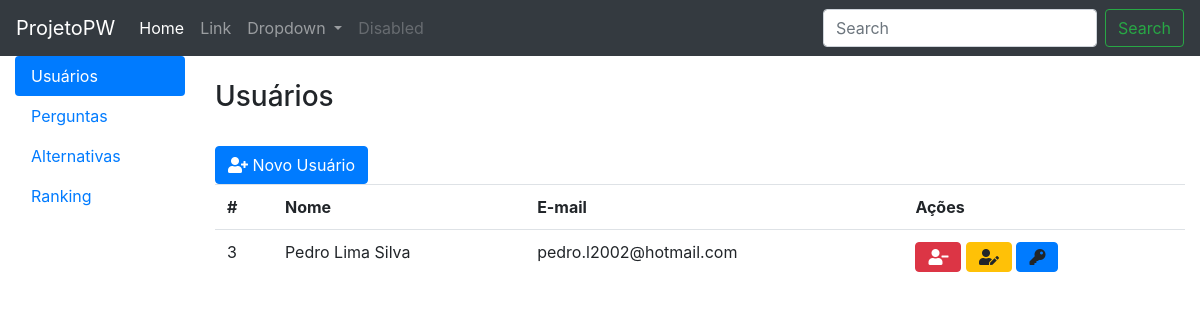
The page /usuarios on the database its author committed.
### tables this page shows
CREATE TABLE `usuarios` (
  `usuario` int(11) NOT NULL,
  `nome` varchar(200) NOT NULL,
  `email` varchar(200) NOT NULL,
  `senha` varchar(200) NOT NULL
);

### usuarioDAO.php (called while the page is built, shortened)
<?php
class UsuarioDAO{
	private $con;
	function __construct(){
		$rs = $this->con = mysqli_connect("localhost:3306", "root", "etecia", "projetopw");
	}
	public function buscar(){
		$sql = "SELECT * FROM usuarios";
		$rs = $this->con->query($sql);
		$listaDeUsuarios = array();
		while ($linha = $rs->fetch_object()){
			$listaDeUsuarios[] = $linha;
		}
		return $listaDeUsuarios;
	}
}
?>

### usuario.php (the view, shortened to what this page needs)
<?php
include "usuarioDAO.php";
$usuarioDAO = new UsuarioDAO();
$lista = $usuarioDAO->buscar();
include "cabecalho.php";
include "menu.php";
?>
<!DOCTYPE html>
<html>
<head>
 <link rel="stylesheet" href="https://stackpath.bootstrapcdn.com/bootstrap/4.3.1/css/bootstrap.min.css"
>
 <link rel = "stylesheet" type = "text/css" href="css/all.min.css">
</head>
<body>
   <div class="col-10">
   <br>
    <h3>Usuários</h3>
    <br>
    <button class = "btn btn-primary" data-toggle="modal" data-target="#modalnovo"><i class="fas fa-user-plus"></i>   Novo Usuário</button>
    <table class = "table">
      <tr>
        <th>#</th>
        <th>Nome</th>
        <th>E-mail</th>
        <th>Ações</th>
      </tr>
      <?php
      foreach($lista as $usuario): ?>
        <tr>
          <td><?= $usuario->usuario ?></td>
          <td><?= $usuario->nome ?></td>
          <td><?= $usuario->email ?></td>
          <td>
            <a class = "btn btn-danger" href="usuariocontroller.php?acao=apagar&id=<?= $usuario->usuario ?>"> <i class="fas fa-user-minus"> </i></a>
            <button class = "btn btn-warning"> <i class="fas fa-user-edit"></i> </button>
            <a type="button" class="btn btn-primary alterar-senha" data-toggle="modal" data-target="#modalsenha"  data-id="<?=$usuario->usuario?>">
              <i class="fas fa-key"></i>
            </a>
          </td>
        </tr>
      <?php endforeach ?>
    </table>
  </div>
</div>
</div>
</body>
    </html>

### rows shown on the page
usuarios: usuario "3", nome "Pedro Lima Silva", email "pedro.l2002@hotmail.com"
